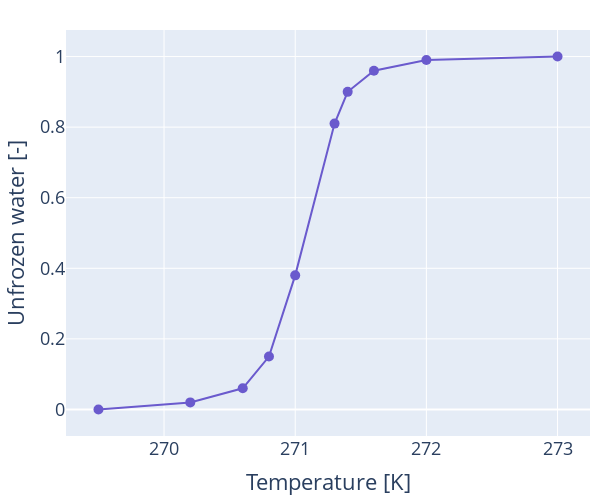

Write notebook code for a chart like this one.
### Code cell
temperature = np.array([273, 272, 271.6, 271.4, 271.3, 271, 270.8, 270.6, 270.2, 269.5])

unfrozen_water = np.array([1, 0.99, 0.96, 0.9, 0.81, 0.38, 0.15, 0.06, 0.02, 0])

fig = px.line(
    x=temperature,
    y=unfrozen_water,
    width=600,
    height=500,
    text=unfrozen_water,
)
fig.update_xaxes(title_text="Temperature [K]")
fig.update_yaxes(title_text="Unfrozen water [-]")
fig.update_traces(
    mode="lines+markers",
    marker=dict(size=10, color="slateblue"),
    line=dict(color="slateblue", width=2),
)
# make all text bigger
fig.update_layout(
    font=dict(size=18),
    margin=dict(l=10, r=10, t=30, b=10),
    showlegend=False,
)
fig.show()
fig.write_image("plots/unfrozen_water.svg")

### Figure 1 — Plotly figure (JSON) as saved in the notebook; plotly's stock layout.template omitted (floating-point values rounded to 4 significant figures)
{"data": [{"hovertemplate": "x=%{x}<br>y=%{y}<br>text=%{text}<extra></extra>", "legendgroup": "", "line": {"color": "slateblue", "dash": "solid", "width": 2}, "marker": {"color": "slateblue", "size": 10, "symbol": "circle"}, "mode": "lines+markers", "name": "", "orientation": "v", "showlegend": false, "text": [1, 0.99, 0.96, 0.9, 0.81, 0.38, 0.15, 0.06, 0.02, 0], "type": "scatter", "x": [273, 272, 271.6, 271.4, 271.3, 271, 270.8, 270.6, 270.2, 269.5], "xaxis": "x", "y": [1, 0.99, 0.96, 0.9, 0.81, 0.38, 0.15, 0.06, 0.02, 0], "yaxis": "y"}], "layout": {"font": {"size": 18}, "height": 500, "legend": {"tracegroupgap": 0}, "margin": {"b": 10, "l": 10, "r": 10, "t": 30}, "showlegend": false, "width": 600, "xaxis": {"anchor": "y", "domain": [0, 1], "title": {"text": "Temperature [K]"}}, "yaxis": {"anchor": "x", "domain": [0, 1], "title": {"text": "Unfrozen water [-]"}}}}
